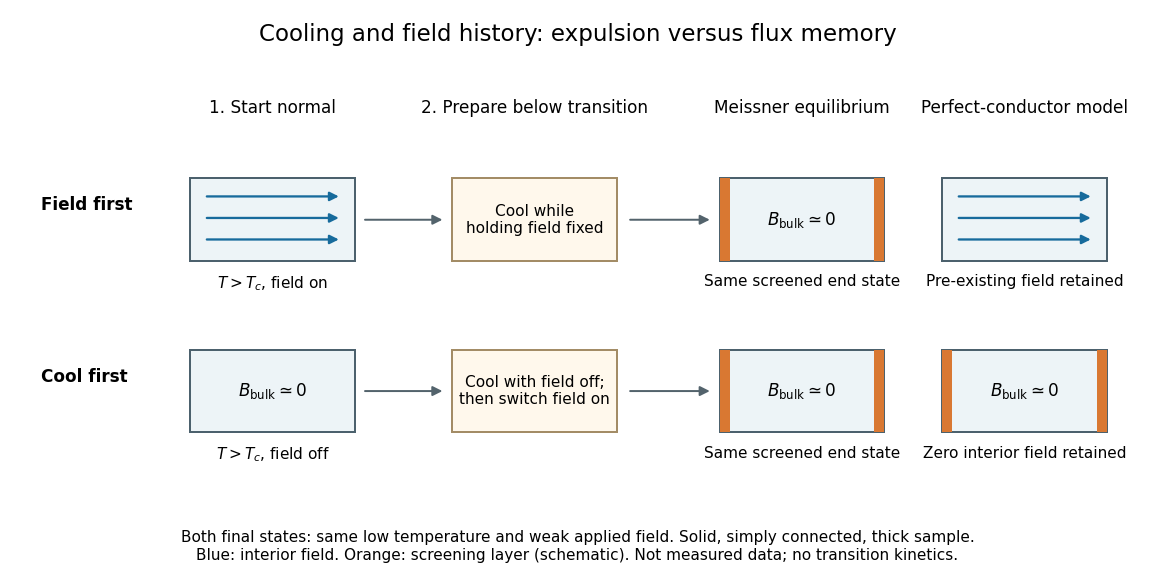

The Python source for this figure:
"""Original preparation and equilibrium schematic, not data or cooling kinetics.

Run from _media. Tested with Python 3.14 and Matplotlib 3.10.7.
"""
from pathlib import Path

import matplotlib.pyplot as plt
from matplotlib.patches import FancyArrowPatch, Rectangle


def sample(ax, x, y, interior, screened, label):
    width, height = 1.48, 0.92
    ax.add_patch(Rectangle((x, y), width, height, facecolor="#edf4f7",
                           edgecolor="#4b606c", lw=1.3))
    if screened:
        for edge in (x, x + width - 0.09):
            ax.add_patch(Rectangle((edge, y), 0.09, height,
                                   facecolor="#d97832", edgecolor="none"))
    if interior:
        for yy in (y + 0.24, y + 0.48, y + 0.72):
            ax.add_patch(FancyArrowPatch((x + 0.12, yy), (x + width - 0.12, yy),
                                         arrowstyle="-|>", mutation_scale=12,
                                         lw=1.5, color="#176b9c"))
    else:
        ax.text(x + width / 2, y + height / 2, r"$B_{\rm bulk}\simeq0$",
                ha="center", va="center", fontsize=11)
    ax.text(x + width / 2, y - 0.15, label, ha="center", va="top", fontsize=10)


def main():
    plt.rcParams.update({"font.size": 11, "figure.facecolor": "white"})
    fig, ax = plt.subplots(figsize=(10.5, 5.3))
    fig.subplots_adjust(left=0.025, right=0.975, bottom=0.14, top=0.84)
    ax.set(xlim=(-1.45, 8.4), ylim=(-0.5, 4.05))
    ax.axis("off")
    columns = (0, 2.35, 4.75, 6.75)
    for x, title in zip(columns, ("1. Start normal", "2. Prepare below transition",
                                  "Meissner equilibrium", "Perfect-conductor model")):
        ax.text(x + 0.74, 3.78, title, ha="center", va="bottom", fontsize=11)
    for y, name in ((2.18, "Field first"), (0.27, "Cool first")):
        ax.text(-1.34, y + 0.62, name, ha="left", va="center", weight="bold")
        field_first = name == "Field first"
        sample(ax, 0, y, field_first, False,
               r"$T>T_c$, field on" if field_first else r"$T>T_c$, field off")
        ax.add_patch(Rectangle((2.35, y), 1.48, 0.92, facecolor="#fff8ec",
                               edgecolor="#a38c65", lw=1.3))
        ax.text(3.09, y + 0.46,
                "Cool while\nholding field fixed" if field_first
                else "Cool with field off;\nthen switch field on",
                ha="center", va="center", fontsize=10)
        sample(ax, 4.75, y, False, True, "Same screened end state")
        sample(ax, 6.75, y, field_first, not field_first,
               "Pre-existing field retained" if field_first else "Zero interior field retained")
        for start, end in ((1.54, 2.29), (3.92, 4.69)):
            ax.add_patch(FancyArrowPatch((start, y + 0.46), (end, y + 0.46),
                                         arrowstyle="-|>", mutation_scale=13,
                                         color="#53636c", lw=1.3))
    fig.suptitle("Cooling and field history: expulsion versus flux memory", fontsize=15, y=0.96)
    fig.text(0.5, 0.04,
             "Both final states: same low temperature and weak applied field. Solid, simply connected, thick sample.\n"
             "Blue: interior field. Orange: screening layer (schematic). Not measured data; no transition kinetics.",
             ha="center", fontsize=10)
    fig.savefig(Path(__file__).with_suffix(".png").name, dpi=110,
                facecolor="white", transparent=False)
    plt.close(fig)


if __name__ == "__main__":
    main()
